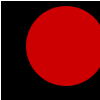
Frame 1 (no input)
Frame 60 (the mouse pressed at the canvas centre just before this capture): identical to frame 1, image omitted
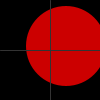
Frame 120 (the mouse held since frame 60 and released just before this capture)

The Processing sketch that drew these frames (run headless with seeded random() and noise(); from frame 60 on, the mouse is pressed at the canvas centre):

// Processing sketch: Ex_07
// ── Ex_07.pde
// Sets the stroke color of the lines to the
// red component of the pixel below their intersection

void setup() {
  size(100, 100);
  smooth();
  fill(204, 0, 0);
}

void draw() {
  background(0);
  noStroke();
  ellipse(66, 46, 80, 80);
  color c = get(mouseX, mouseY);
  float r = red(c); // Extract red component
  stroke(255 - r); // Set the stroke based on red value
  line(mouseX, 0, mouseX, height);
  line(0, mouseY, width, mouseY);
}
